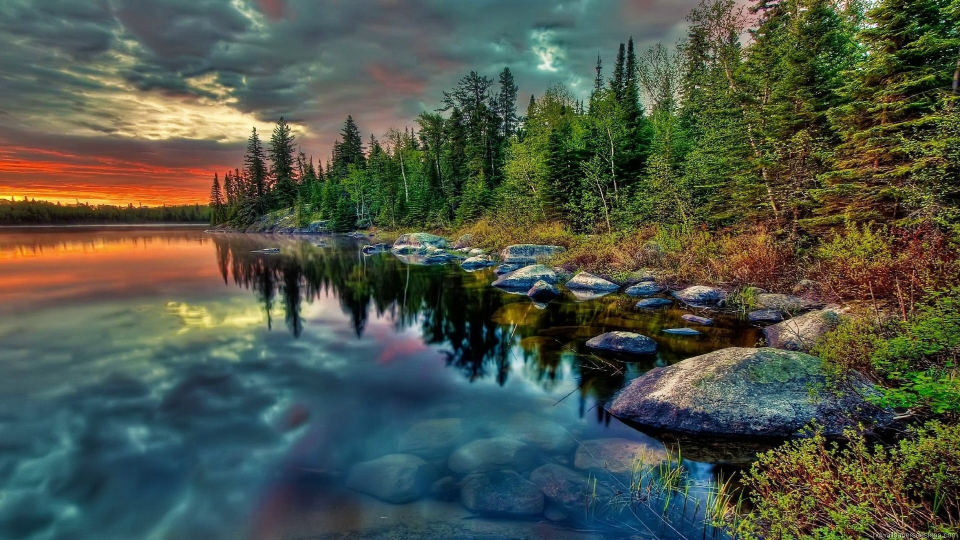
#> input picture task_4/image_one.jpg, 1920 x 1080 px (shown at 1/2 size)
$ jupyter execute images.ipynb
#> lines starting #> are read from the running program, lines starting #| are printed output that depends on the picture; after the words box and inside, x2 and y2 are one past the last pixel; in counts of white or black regions, pixels touching at a corner belong together
Create an image using OpenCV

[cell 1]
import cv2
import numpy as np

[cell 2]
# white background
# np.unint8 gives unsigned integer from 0 to 255
image = np.ones((480,640,3),np.uint8)*255

[cell 3]
cv2.imshow('image',image)
cv2.waitKey()
cv2.destroyAllWindows()

[cell 4]
triangle_pnts = np.array([(319,50),(165,160),(476,160)])
image = cv2.drawContours(image, [triangle_pnts],0,(0,0,255),-1)

[cell 5]
cv2.imshow('image',image)
cv2.waitKey()
cv2.destroyAllWindows()

[cell 6]
bgr_rectangle = (0,255,0)
start_point = (213,160)
end_point = (426,360)
image = cv2.rectangle(image,start_point,end_point,bgr_rectangle,-1)

[cell 7]
cv2.imshow('image',image)
cv2.waitKey()
cv2.destroyAllWindows()

[cell 8]
bgr_door = (255,0,0)
start_point = (284,240)
end_point = (355,360)
image = cv2.rectangle(image,start_point,end_point,bgr_door,-1)

[cell 9]
cv2.imshow('image',image)
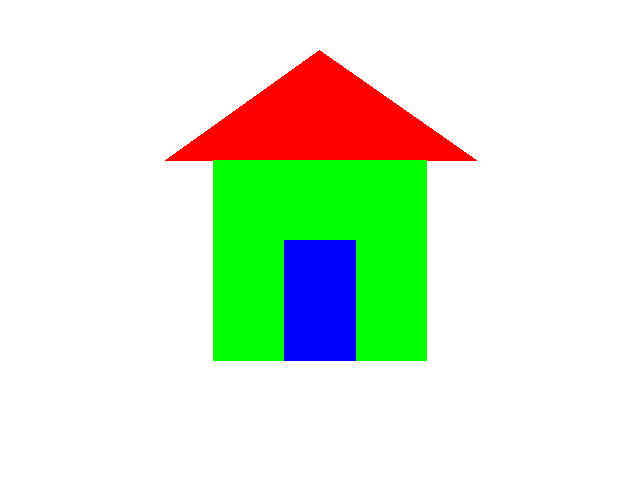
#> window 'image': shape (480, 640, 3); mean B, G, R 212.2, 233.5, 219.3
cv2.waitKey()
cv2.destroyAllWindows()

[cell 10]
bgr_window = (255,126,0)
start_point = (255,180)
end_point = (305,210)
image = cv2.rectangle(image,start_point,end_point,bgr_window,-1)

bgr_window = (255,126,0)
start_point = (339,180)
end_point = (389,210)
image = cv2.rectangle(image,start_point,end_point,bgr_window,-1)

[cell 11]
cv2.imshow('image',image)
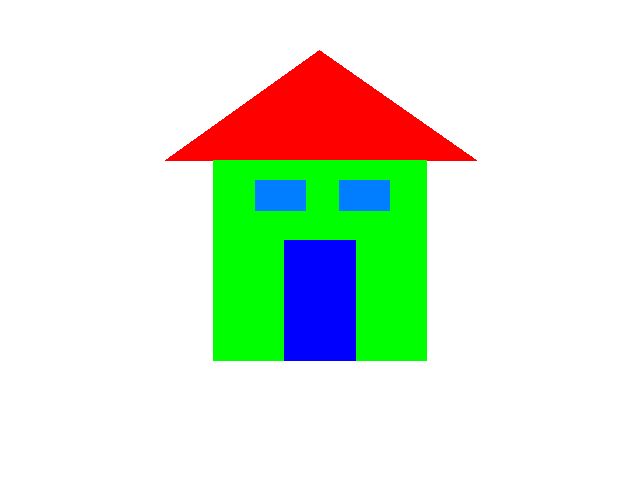
#> window 'image': shape (480, 640, 3); mean B, G, R 214.9, 232.2, 219.3
cv2.waitKey()
cv2.destroyAllWindows()

Crop images and swap the cropped part in two images.

[cell 12]
image_one = cv2.imread('image_one.jpg')
#> image_one is the input picture: shape (1080, 1920, 3); mean B, G, R 72.3, 85.2, 77.4
image_two = cv2.imread('image_two.jpg')
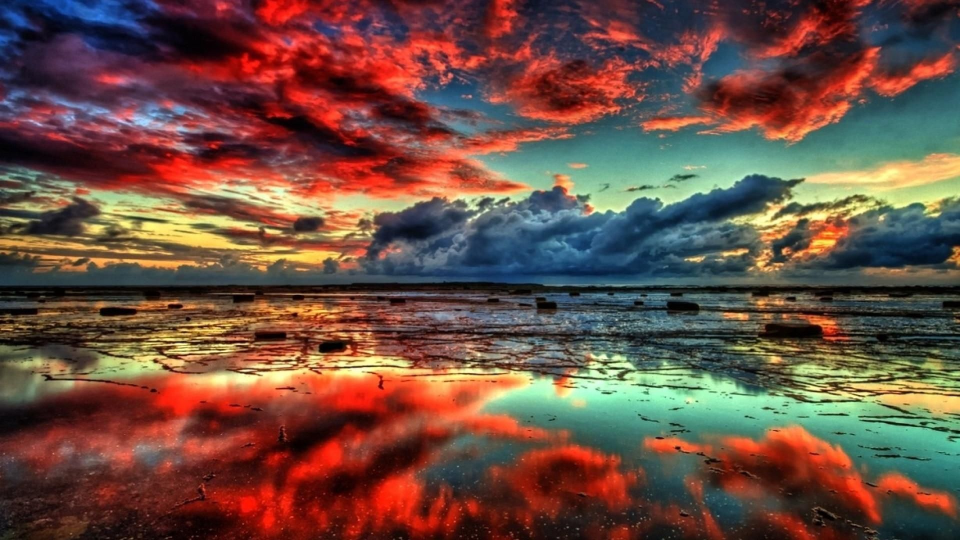
#> input picture task_4/image_two.jpg, 1920 x 1080 px (shown at 1/2 size)
#> image_two is the input picture: shape (1080, 1920, 3); mean B, G, R 66.6, 78, 108.6

[cell 13]
#[rows, cols]
image_one_crop = image_one[256:512,240:720].copy()
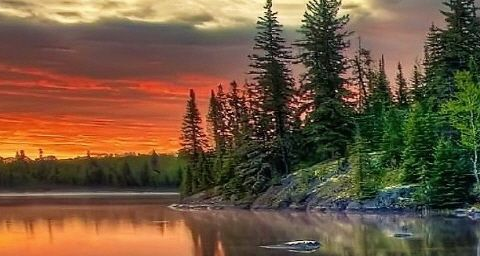
#> image_one_crop: shape (256, 480, 3); mean B, G, R 61.9, 86.4, 112.7
image_two_crop = image_two[256:512,240:720].copy()
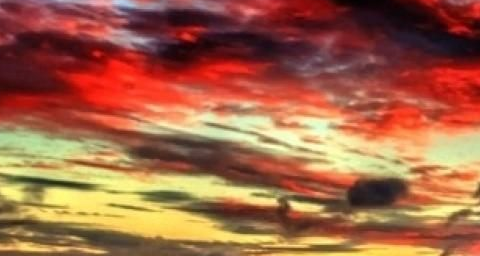
#> image_two_crop: shape (256, 480, 3); mean B, G, R 69.8, 99.4, 161.7

[cell 14]
image_one_crop, image_two_crop = image_two_crop, image_one_crop

[cell 15]
cv2.imshow('image_1_crop',image_one_crop)
cv2.waitKey()
cv2.destroyAllWindows()

[cell 16]
cv2.imshow('image_2_crop',image_two_crop)
cv2.waitKey()
cv2.destroyAllWindows()

[cell 17]
image_one[256:512,240:720] = image_one_crop
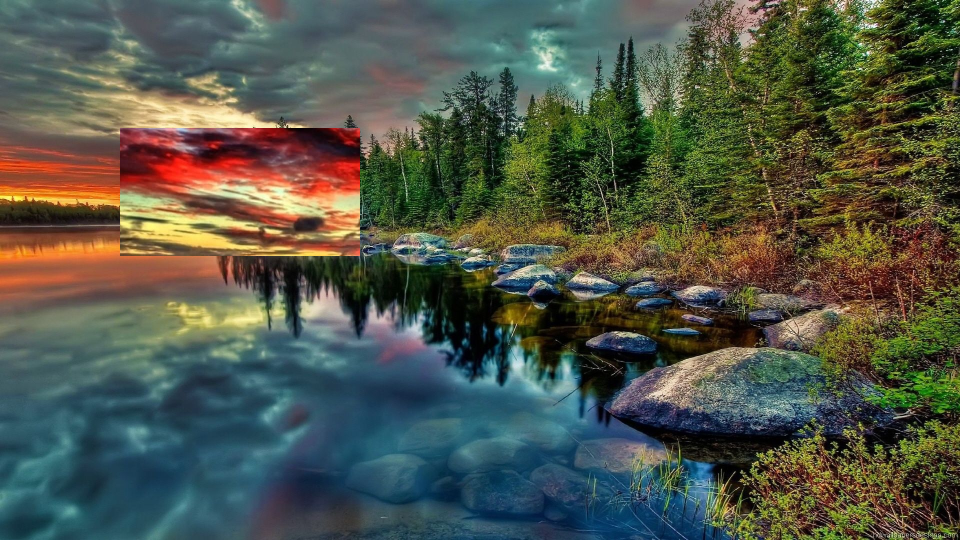
#> image_one: shape (1080, 1920, 3) (shown at 1/2 size); 5.93% of pixels changed, all inside (x1, y1, x2, y2) = (240, 256, 720, 512)
image_two[256:512,240:720] = image_two_crop
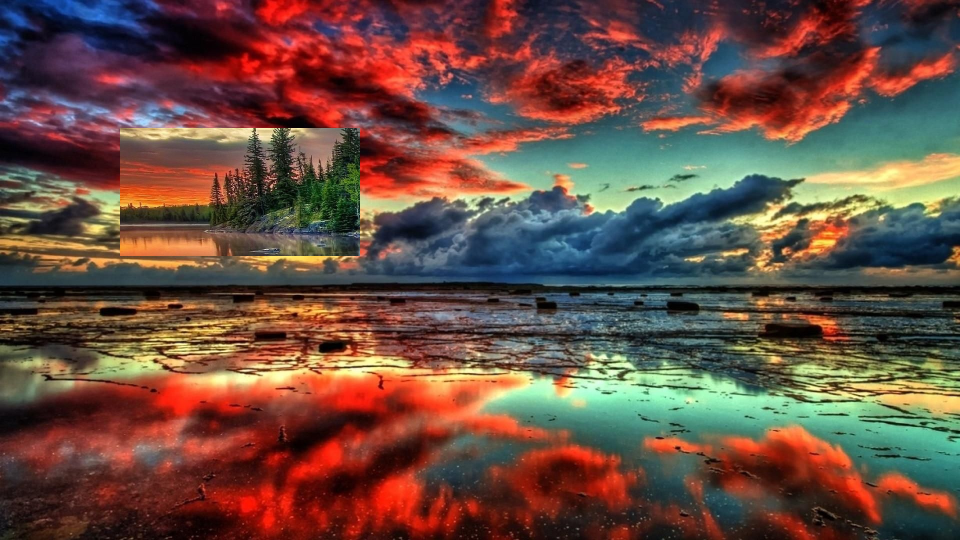
#> image_two: shape (1080, 1920, 3) (shown at 1/2 size); 5.93% of pixels changed, all inside (x1, y1, x2, y2) = (240, 256, 720, 512)

[cell 18]
cv2.imshow('image',image_one)
cv2.waitKey()
cv2.destroyAllWindows()

[cell 19]
cv2.imshow('image',image_two)
cv2.waitKey()
cv2.destroyAllWindows()

Combine images.

[cell 20]
# Joining images
image_1 = cv2.imread('image_one.jpg')
image_2 = cv2.imread('image_two.jpg')

[cell 21]
image_join_1 = np.hstack([image_1,image_2])
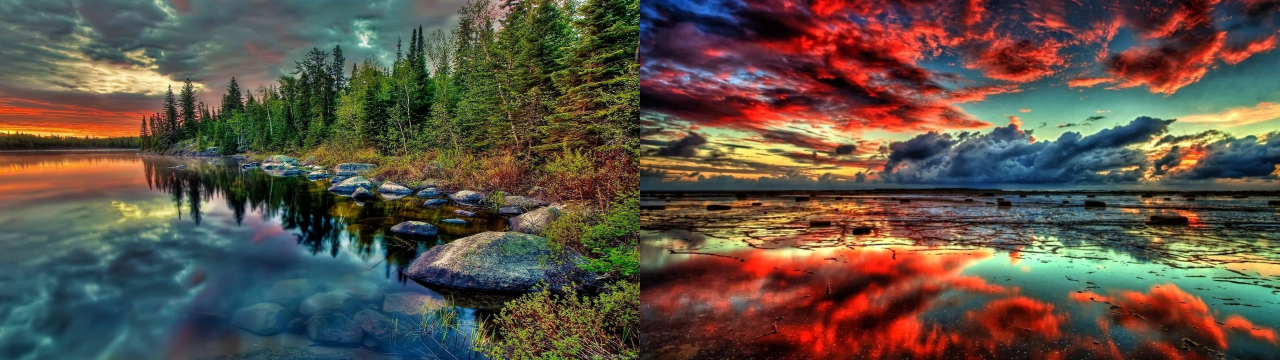
#> image_join_1: shape (1080, 3840, 3) (shown at 1/3 size); mean B, G, R 69.4, 81.6, 93
image_join_2 = np.hstack([image_2,image_1])
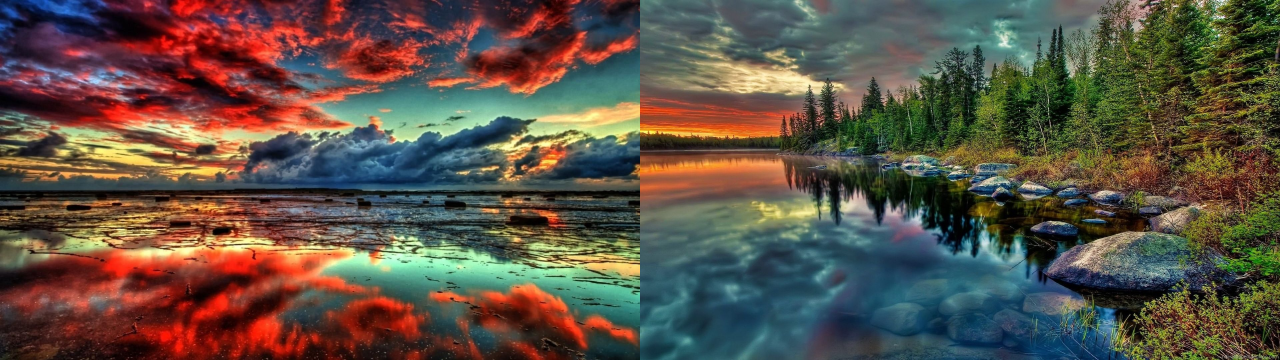
#> image_join_2: shape (1080, 3840, 3) (shown at 1/3 size); mean B, G, R 69.4, 81.6, 93
image_join = np.vstack([image_join_1,image_join_2])
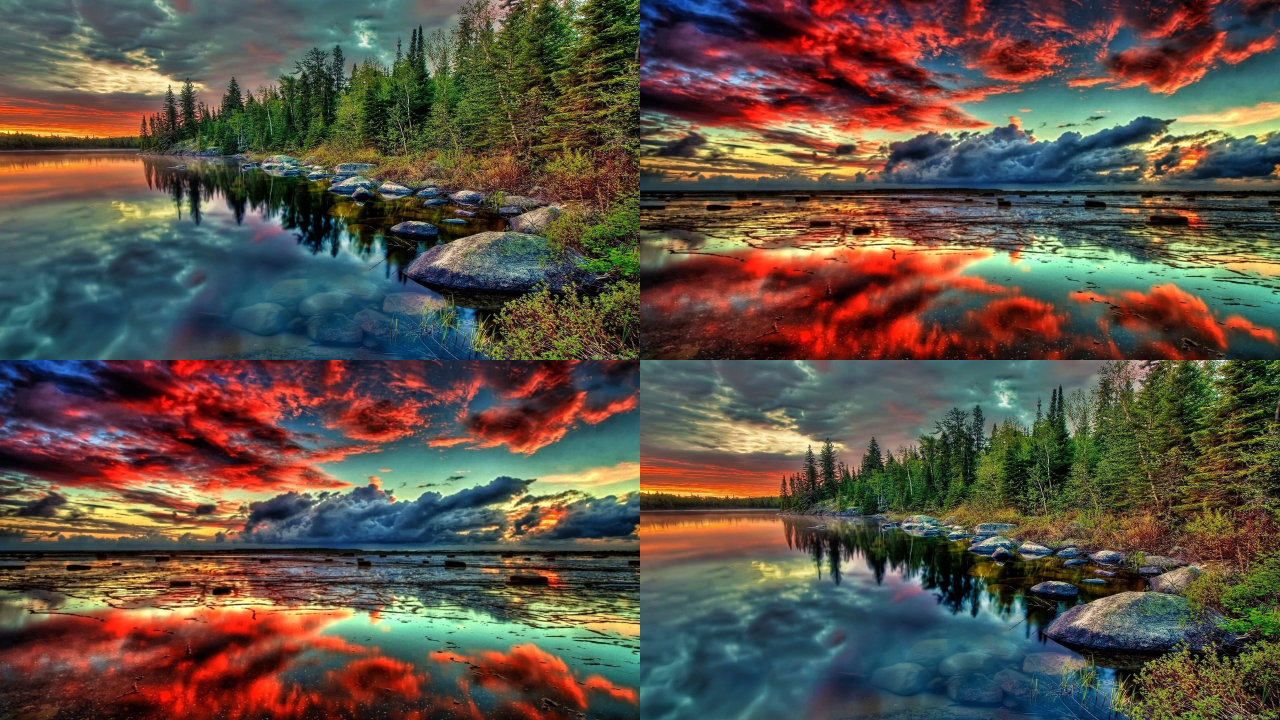
#> image_join: shape (2160, 3840, 3) (shown at 1/3 size); mean B, G, R 69.4, 81.6, 93

[cell 22]
image_join.shape
#> Out = (2160, 3840, 3)

[cell 23]
dims = (image_1.shape[1],image_1.shape[0])
#> dims = (1920, 1080)

[cell 24]
# resampling the pixels
resized = cv2.resize(image_join,dims,interpolation=cv2.INTER_AREA)

[cell 25]
dims
#> Out = (1920, 1080)
